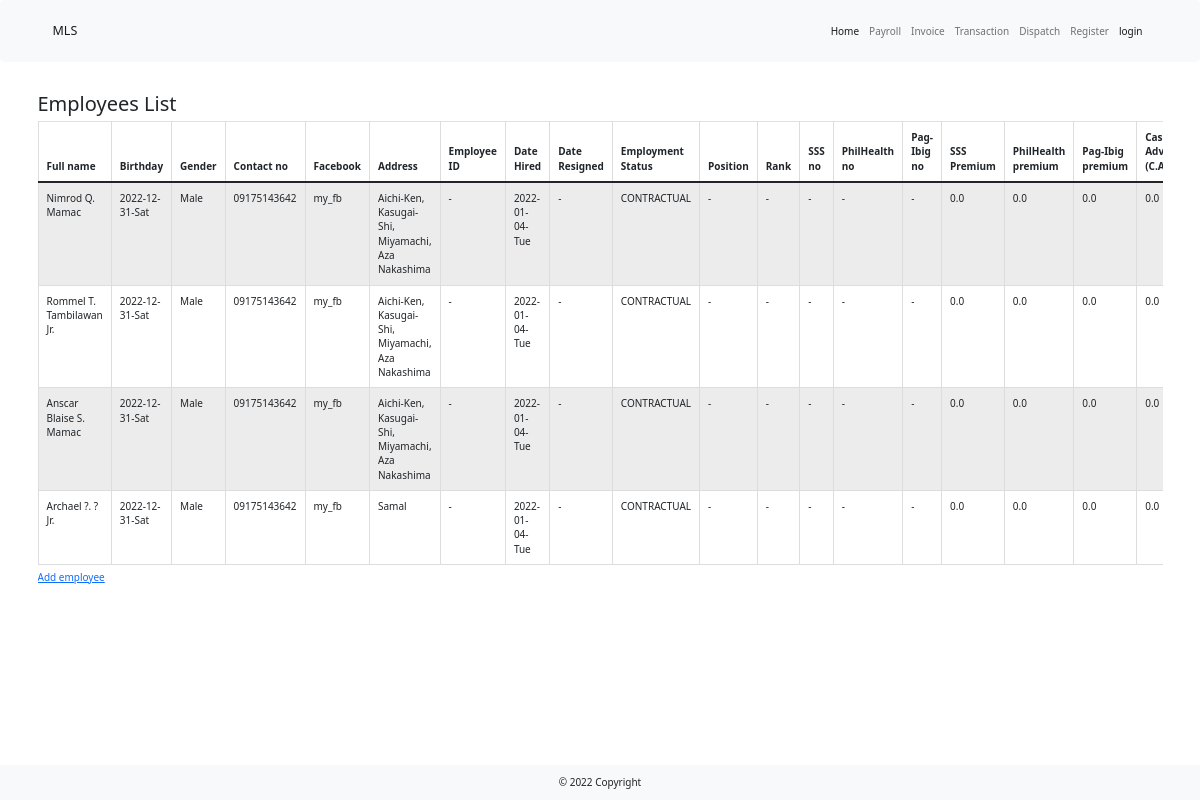
The page /employee_list on the database as committed earlier.
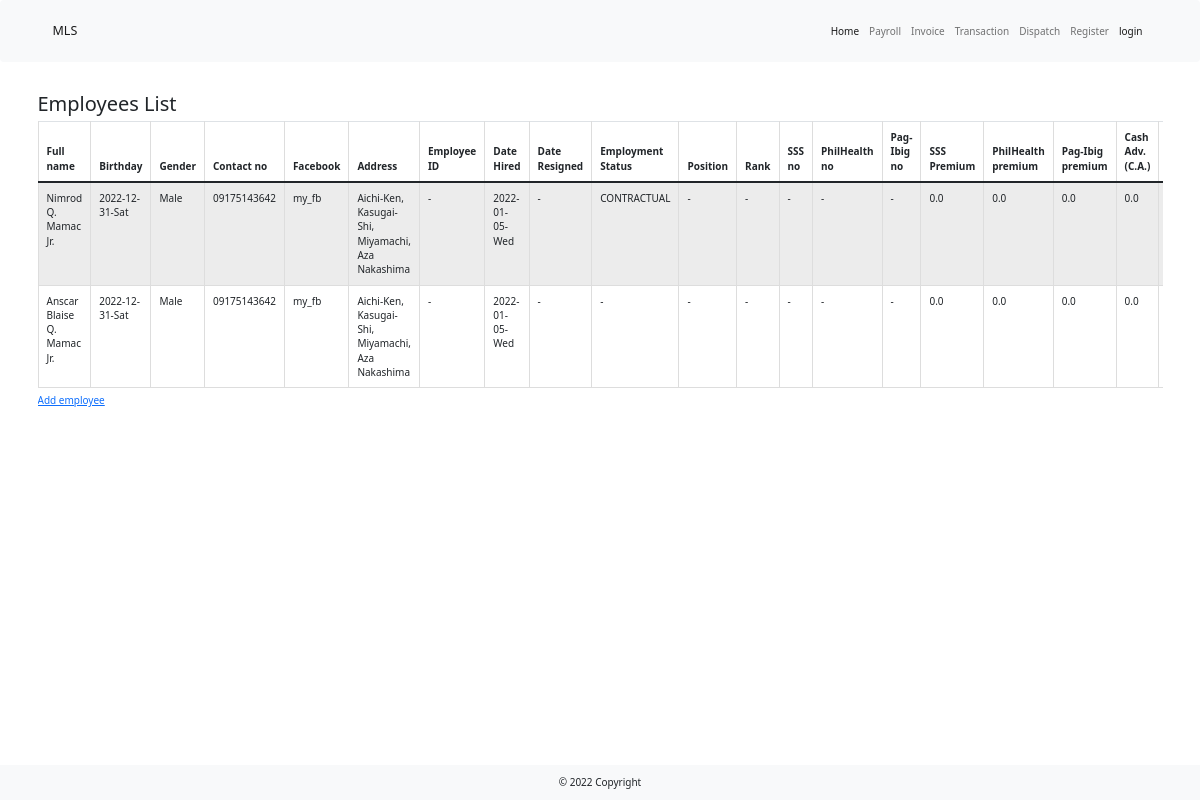
The same page on the database as committed later.
### main.py (models this page shows)
class EmployeeProfileTable(UserMixin, db.Model):
    __tablename__ = "employee"
    id = db.Column(db.Integer, primary_key=True, unique=True)
    first_name = db.Column(db.String(100), nullable=False)
    middle_name = db.Column(db.String(100), nullable=False)
    last_name = db.Column(db.String(100), nullable=False)
    extn_name = db.Column(db.String(100), nullable=False)
    full_name = db.Column(db.String(100), nullable=False)
    birthday = db.Column(db.String(100), nullable=False)
    gender = db.Column(db.String(100), nullable=False)
    contact_no = db.Column(db.String(100), nullable=False)
    facebook = db.Column(db.String(100))
    address = db.Column(db.String(100))
    employee_id = db.Column(db.String(100))
    date_hired = db.Column(db.String(100))
    date_resigned = db.Column(db.String(100))
    employment_status = db.Column(db.String(100))
    position = db.Column(db.String(100))
    rank = db.Column(db.String(100))
    sss_no = db.Column(db.String(100))
    philhealth_no = db.Column(db.String(100))
    pag_ibig_no = db.Column(db.String(100))
    sss_prem = db.Column(db.Float(precision=2))
    philhealth_prem = db.Column(db.Float(precision=2))
    pag_ibig_prem = db.Column(db.Float(precision=2))
    cash_adv = db.Column(db.Float(precision=2))
    ca_date = db.Column(db.String(100))
    ca_deduction = db.Column(db.Float(precision=2))
    ca_remaining = db.Column(db.Float(precision=2))
    basic = db.Column(db.Float(precision=2))
    allowance1 = db.Column(db.Float(precision=2))
    allowance2 = db.Column(db.Float(precision=2))
    allowance3 = db.Column(db.Float(precision=2))
    encoded_on = db.Column(db.String(100))
    encoded_by = db.Column(db.String(100))

### main.py (the view)
@app.route("/employee_list", methods=["Get", "Post"])
def employees():
    with create_engine('sqlite:///lbc_dispatch.db').connect() as cnx:
        df = pd.read_sql_table(table_name="employee", con=cnx)
    return render_template("employees_data.html", df=df)

### templates/employees_data.html (shortened to what this page needs)
{% extends 'bootstrap/base.html' %}
{% import "bootstrap/wtf.html" as wtf %}
{% block content %}
    {% include '_header.html' %}
    <div class="container my-5">
        <h2>Employees List</h2>
        <div class="table-responsive">
            <table class="table table-striped table-hover table-bordered table-sm">
                <caption><a href="{{ url_for('employee_add')}}">Add employee</a> </caption>
                <thead>
                <tr>
                    <th scope="col">Full name</th>
                    <th scope="col">Birthday</th>
                    <th scope="col">Gender</th>
                      <th scope="col">Contact no</th>
                    <th scope="col">Facebook</th>
                    <th scope="col">Address</th>
                    <th scope="col">Employee ID</th>
                    <th scope="col">Date Hired</th>
                    <th scope="col">Date Resigned</th>
                    <th scope="col">Employment Status</th>
                    <th scope="col">Position</th>
                    <th scope="col">Rank</th>
                    <th scope="col">SSS no</th>
                    <th scope="col">PhilHealth no</th>
                    <th scope="col">Pag-Ibig no</th>
                    <th scope="col">SSS Premium</th>
                    <th scope="col">PhilHealth premium</th>
                    <th scope="col">Pag-Ibig premium</th>
                    <th scope="col">Cash Adv. (C.A.)</th>
                    <th scope="col">C.A. date</th>
                </tr>
                </thead>
                <tbody>
                {% for row in df.itertuples(): %}
                <tr>
                    <td>{{ row[6] }}</td>
                    <td>{{ row[7] }}</td>
                    <td>{{ row[8] }}</td>
                    <td>{{ row[9] }}</td>
                    <td>{{ row[10] }}</td>
                    <td>{{ row[11] }}</td>
                    <td>{{ row[12] }}</td>
                    <td>{{ row[13] }}</td>
                    <td>{{ row[14] }}</td>
                    <td>{{ row[15] }}</td>
                    <td>{{ row[16] }}</td>
                    <td>{{ row[17] }}</td>
                    <td>{{ row[18] }}</td>
                    <td>{{ row[19] }}</td>
                    <td>{{ row[20] }}</td>
                    <td>{{ row[21] }}</td>
                    <td>{{ row[22] }}</td>
                    <td>{{ row[23] }}</td>
                    <td>{{ row[24] }}</td>
                    <td>{{ row[25] }}</td>
                </tr>
                {% endfor %}
                </tbody>
            </table>
        </div>
    </div>
    {% include '_footer.html' %}
{% endblock  %}

Rows that differ between the two databases and show on the page:
removed EmployeeProfileTable: full_name "Anscar Blaise S. Mamac", birthday "2022-12-31-Sat", gender "Male", contact_no "09175143642", facebook "my_fb", address "Aichi-Ken, Kasugai-Shi, Miyamachi, Aza Nakashima", row "-", date_hired "2022-01-04-Tue", employment_status "CONTRACTUAL", rank "-", sss_no "-", philhealth_no "-", pag_ibig_no "-", philhealth_prem "0.0", pag_ibig_prem "0.0", cash_adv "0.0", row "0.0"
removed EmployeeProfileTable: full_name "Archael ?. ? Jr.", birthday "2022-12-31-Sat", gender "Male", contact_no "09175143642", facebook "my_fb", address "Samal", row "-", date_hired "2022-01-04-Tue", employment_status "CONTRACTUAL", rank "-", sss_no "-", philhealth_no "-", pag_ibig_no "-", philhealth_prem "0.0", pag_ibig_prem "0.0", cash_adv "0.0", row "0.0"
changed EmployeeProfileTable "CONTRACTUAL": full_name "Nimrod Q. Mamac" → "Nimrod Q. Mamac Jr."; date_hired "2022-01-04-Tue" → "2022-01-05-Wed"
changed EmployeeProfileTable: full_name "Rommel T. Tambilawan Jr." → "Anscar Blaise Q. Mamac Jr."; date_hired "2022-01-04-Tue" → "2022-01-05-Wed"; position "CONTRACTUAL" → "-"
